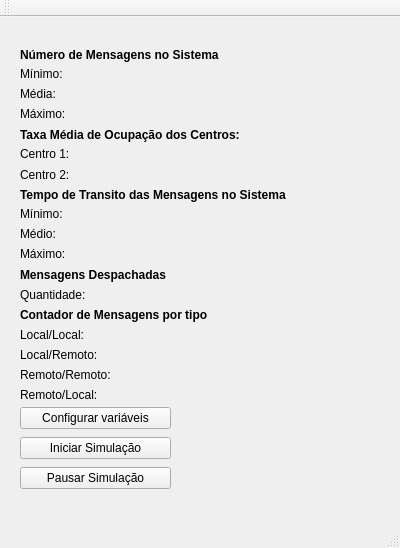
<?xml version="1.0" encoding="UTF-8"?>
<ui version="4.0">
 <class>MainWindow</class>
 <widget class="QMainWindow" name="MainWindow">
  <property name="geometry">
   <rect>
    <x>0</x>
    <y>0</y>
    <width>400</width>
    <height>548</height>
   </rect>
  </property>
  <property name="windowTitle">
   <string>MainWindow</string>
  </property>
  <widget class="QWidget" name="centralWidget">
   <widget class="QLabel" name="label">
    <property name="geometry">
     <rect>
      <x>20</x>
      <y>30</y>
      <width>241</width>
      <height>16</height>
     </rect>
    </property>
    <property name="font">
     <font>
      <weight>75</weight>
      <bold>true</bold>
     </font>
    </property>
    <property name="text">
     <string>Número de Mensagens no Sistema</string>
    </property>
   </widget>
   <widget class="QLabel" name="label_2">
    <property name="geometry">
     <rect>
      <x>20</x>
      <y>50</y>
      <width>59</width>
      <height>14</height>
     </rect>
    </property>
    <property name="text">
     <string>Mínimo:</string>
    </property>
   </widget>
   <widget class="QLabel" name="label_3">
    <property name="geometry">
     <rect>
      <x>20</x>
      <y>70</y>
      <width>59</width>
      <height>14</height>
     </rect>
    </property>
    <property name="text">
     <string>Média:</string>
    </property>
   </widget>
   <widget class="QLabel" name="label_4">
    <property name="geometry">
     <rect>
      <x>20</x>
      <y>90</y>
      <width>59</width>
      <height>14</height>
     </rect>
    </property>
    <property name="text">
     <string>Máximo:</string>
    </property>
   </widget>
   <widget class="QLabel" name="label_5">
    <property name="geometry">
     <rect>
      <x>20</x>
      <y>110</y>
      <width>281</width>
      <height>16</height>
     </rect>
    </property>
    <property name="font">
     <font>
      <weight>75</weight>
      <bold>true</bold>
     </font>
    </property>
    <property name="text">
     <string>Taxa Média de Ocupação dos Centros:</string>
    </property>
   </widget>
   <widget class="QLabel" name="label_6">
    <property name="geometry">
     <rect>
      <x>20</x>
      <y>170</y>
      <width>311</width>
      <height>16</height>
     </rect>
    </property>
    <property name="font">
     <font>
      <weight>75</weight>
      <bold>true</bold>
     </font>
    </property>
    <property name="text">
     <string>Tempo de Transito das Mensagens no Sistema</string>
    </property>
   </widget>
   <widget class="QLabel" name="label_7">
    <property name="geometry">
     <rect>
      <x>20</x>
      <y>190</y>
      <width>59</width>
      <height>14</height>
     </rect>
    </property>
    <property name="text">
     <string>Mínimo:</string>
    </property>
   </widget>
   <widget class="QLabel" name="label_8">
    <property name="geometry">
     <rect>
      <x>20</x>
      <y>210</y>
      <width>59</width>
      <height>14</height>
     </rect>
    </property>
    <property name="text">
     <string>Médio:</string>
    </property>
   </widget>
   <widget class="QLabel" name="label_9">
    <property name="geometry">
     <rect>
      <x>20</x>
      <y>230</y>
      <width>59</width>
      <height>14</height>
     </rect>
    </property>
    <property name="text">
     <string>Máximo:</string>
    </property>
   </widget>
   <widget class="QLabel" name="label_10">
    <property name="geometry">
     <rect>
      <x>20</x>
      <y>250</y>
      <width>171</width>
      <height>16</height>
     </rect>
    </property>
    <property name="font">
     <font>
      <weight>75</weight>
      <bold>true</bold>
     </font>
    </property>
    <property name="text">
     <string>Mensagens Despachadas</string>
    </property>
   </widget>
   <widget class="QLabel" name="label_11">
    <property name="geometry">
     <rect>
      <x>20</x>
      <y>270</y>
      <width>111</width>
      <height>16</height>
     </rect>
    </property>
    <property name="text">
     <string>Quantidade:</string>
    </property>
   </widget>
   <widget class="QLabel" name="label_12">
    <property name="geometry">
     <rect>
      <x>20</x>
      <y>290</y>
      <width>231</width>
      <height>16</height>
     </rect>
    </property>
    <property name="font">
     <font>
      <weight>75</weight>
      <bold>true</bold>
     </font>
    </property>
    <property name="text">
     <string>Contador de Mensagens por tipo</string>
    </property>
   </widget>
   <widget class="QLabel" name="label_13">
    <property name="geometry">
     <rect>
      <x>20</x>
      <y>310</y>
      <width>111</width>
      <height>16</height>
     </rect>
    </property>
    <property name="text">
     <string>Local/Local:</string>
    </property>
   </widget>
   <widget class="QLabel" name="label_14">
    <property name="geometry">
     <rect>
      <x>20</x>
      <y>330</y>
      <width>131</width>
      <height>16</height>
     </rect>
    </property>
    <property name="text">
     <string>Local/Remoto:</string>
    </property>
   </widget>
   <widget class="QLabel" name="label_15">
    <property name="geometry">
     <rect>
      <x>20</x>
      <y>350</y>
      <width>121</width>
      <height>16</height>
     </rect>
    </property>
    <property name="text">
     <string>Remoto/Remoto:</string>
    </property>
   </widget>
   <widget class="QLabel" name="label_16">
    <property name="geometry">
     <rect>
      <x>20</x>
      <y>370</y>
      <width>121</width>
      <height>16</height>
     </rect>
    </property>
    <property name="text">
     <string>Remoto/Local:</string>
    </property>
   </widget>
   <widget class="QPushButton" name="btnConfigurarVariavel">
    <property name="geometry">
     <rect>
      <x>20</x>
      <y>390</y>
      <width>151</width>
      <height>22</height>
     </rect>
    </property>
    <property name="text">
     <string>Configurar variáveis</string>
    </property>
   </widget>
   <widget class="QPushButton" name="btnStart">
    <property name="geometry">
     <rect>
      <x>20</x>
      <y>420</y>
      <width>151</width>
      <height>22</height>
     </rect>
    </property>
    <property name="text">
     <string>Iniciar Simulação</string>
    </property>
   </widget>
   <widget class="QPushButton" name="pushButton_3">
    <property name="geometry">
     <rect>
      <x>20</x>
      <y>450</y>
      <width>151</width>
      <height>22</height>
     </rect>
    </property>
    <property name="text">
     <string>Pausar Simulação</string>
    </property>
   </widget>
   <widget class="QLabel" name="label_17">
    <property name="geometry">
     <rect>
      <x>20</x>
      <y>130</y>
      <width>59</width>
      <height>14</height>
     </rect>
    </property>
    <property name="text">
     <string>Centro 1:</string>
    </property>
   </widget>
   <widget class="QLabel" name="label_18">
    <property name="geometry">
     <rect>
      <x>20</x>
      <y>150</y>
      <width>81</width>
      <height>16</height>
     </rect>
    </property>
    <property name="text">
     <string>Centro 2:</string>
    </property>
   </widget>
   <widget class="QLabel" name="minMsg">
    <property name="geometry">
     <rect>
      <x>80</x>
      <y>50</y>
      <width>59</width>
      <height>14</height>
     </rect>
    </property>
    <property name="text">
     <string/>
    </property>
   </widget>
   <widget class="QLabel" name="minMsg_2">
    <property name="geometry">
     <rect>
      <x>80</x>
      <y>70</y>
      <width>59</width>
      <height>14</height>
     </rect>
    </property>
    <property name="text">
     <string/>
    </property>
   </widget>
   <widget class="QLabel" name="minMsg_3">
    <property name="geometry">
     <rect>
      <x>80</x>
      <y>90</y>
      <width>59</width>
      <height>14</height>
     </rect>
    </property>
    <property name="text">
     <string/>
    </property>
   </widget>
   <widget class="QLabel" name="LLCount">
    <property name="geometry">
     <rect>
      <x>130</x>
      <y>310</y>
      <width>54</width>
      <height>17</height>
     </rect>
    </property>
    <property name="text">
     <string/>
    </property>
   </widget>
   <widget class="QLabel" name="LRCount">
    <property name="geometry">
     <rect>
      <x>130</x>
      <y>330</y>
      <width>54</width>
      <height>17</height>
     </rect>
    </property>
    <property name="text">
     <string/>
    </property>
   </widget>
   <widget class="QLabel" name="RLCount">
    <property name="geometry">
     <rect>
      <x>130</x>
      <y>350</y>
      <width>54</width>
      <height>17</height>
     </rect>
    </property>
    <property name="text">
     <string/>
    </property>
   </widget>
   <widget class="QLabel" name="RRCount">
    <property name="geometry">
     <rect>
      <x>130</x>
      <y>370</y>
      <width>54</width>
      <height>17</height>
     </rect>
    </property>
    <property name="text">
     <string/>
    </property>
   </widget>
  </widget>
  <widget class="QMenuBar" name="menuBar">
   <property name="geometry">
    <rect>
     <x>0</x>
     <y>0</y>
     <width>400</width>
     <height>22</height>
    </rect>
   </property>
  </widget>
  <widget class="QToolBar" name="mainToolBar">
   <attribute name="toolBarArea">
    <enum>TopToolBarArea</enum>
   </attribute>
   <attribute name="toolBarBreak">
    <bool>false</bool>
   </attribute>
  </widget>
  <widget class="QStatusBar" name="statusBar"/>
 </widget>
 <layoutdefault spacing="6" margin="11"/>
 <resources/>
 <connections/>
</ui>
